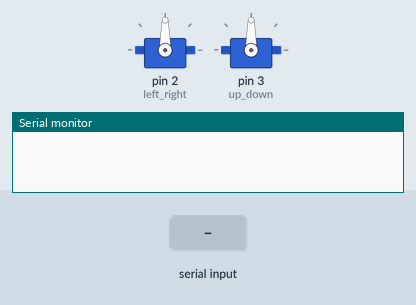
A sketch run on a simulated Arduino Uno, built with avr-gcc and run on an emulated ATmega328P. Shown: 2 × servo, the last lines printed to the serial monitor. The inputs (shaded band) are chosen by the test bench.

Above: at 1.2 s.
1.3 s: "90,45\n" received over Serial
At 2.7 s:
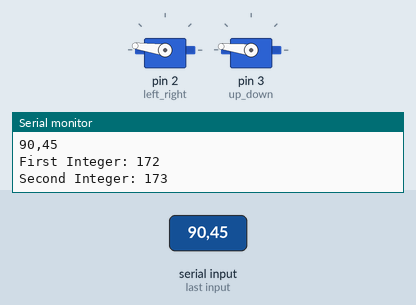
3.8 s: "5\n" received over Serial
At 5.7 s:
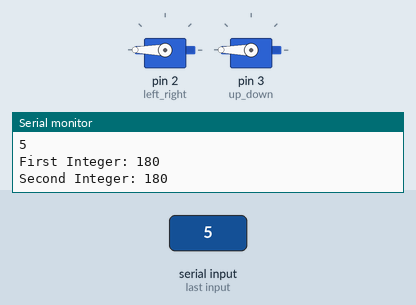
6.3 s: "1,90,45\n" received over Serial
At 7.8 s:
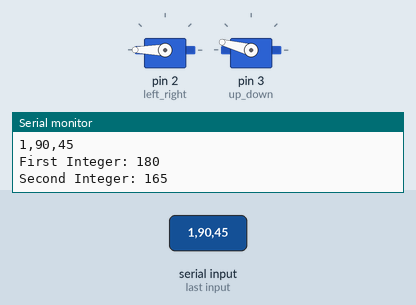
8.8 s: "30,150\n" received over Serial
At 10.9 s:
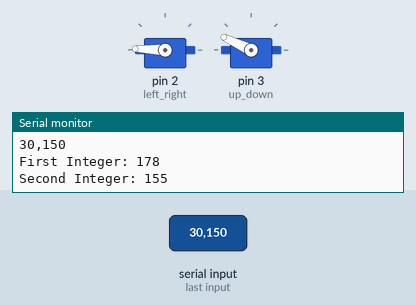
11.3 s: "1,90\n" received over Serial
At 12.7 s:
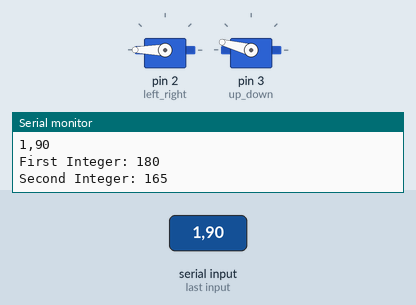
Timing chart, 0 to 14.3 s (numbered marks = the images above; inputs shaded):
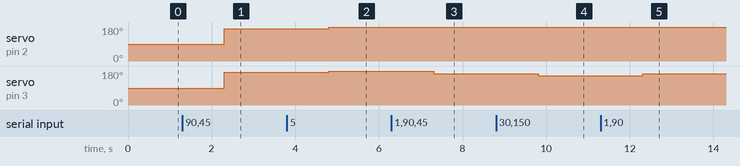

The sketch:

laser.ino
```cpp
#include <Servo.h>
String inputString;

Servo left_right;
Servo up_down;

void setup()
{
  left_right.attach(2);
  up_down.attach(3);
  Serial.begin(9600);
}


void loop()
{
  while(Serial.available())
  {
    inputString = Serial.readStringUntil('\r');
    Serial.println(inputString);
    int x_axis = inputString.substring(0, inputString.indexOf(',')).toInt();
    int y_axis = inputString.substring(inputString.indexOf(',') + 1).toInt();

    int y = map(y_axis, 0, 1080, 180, 0);
    int x = map(x_axis, 0, 1920, 180, 0);

    left_right.write(x);
    up_down.write(y);


    // Print the parsed values
    Serial.print("First Integer: ");
    Serial.println(x);
    Serial.print("Second Integer: ");
    Serial.println(y);
  }
}
```

Measured:
- after the input at 1.3 s, servo on pin 2 (left_right): 90° → 172° after 1.0 s; servo on pin 3 (up_down): 90° → 173° after 1.0 s
- after the input at 3.8 s, servo on pin 2 (left_right): 172° → 180° after 1.0 s; servo on pin 3 (up_down): 173° → 180° after 1.0 s
- after the input at 6.3 s, servo on pin 3 (up_down): 180° → 165° after 1.0 s
- after the input at 8.8 s, servo on pin 2 (left_right): 180° → 178° after 1.0 s; servo on pin 3 (up_down): 165° → 155° after 1.0 s
- after the input at 11.3 s, servo on pin 2 (left_right): 178° → 180° after 1.0 s; servo on pin 3 (up_down): 155° → 165° after 1.0 s
